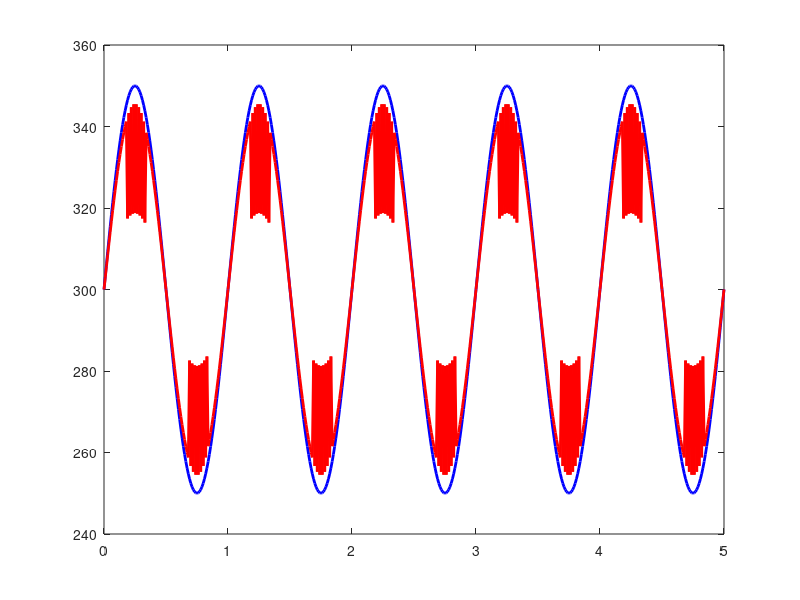

The MATLAB script that drew this image: (Note: this script raises an error after producing the figure.)
%% Temperature Clipping Circuit with Double Thermal Zener Diodes
%  "Poor Man's Square Wave Generator"

% Simulation parameters
T0 = 300; % Base temperature (K)
T_breakdown = 40; % Reverse temperature difference for breakdown (K)
R_source = 1; % Source thermal resistance (K/W)
R_forward = 0.2; % Thermal resistance in forward bias (K/W)
R_reverse = 10; % Thermal resistance in reverse bias before breakdown (K/W)
R_breakdown = 0.4; % Thermal resistance in reverse bias after breakdown (K/W)
dt = 0.01; % Time step (s)
total_time = 5; % Total simulation time (s)

% Parameters for input sinusoidal temperature wave
TR_amplitude = 50; % Amplitude of sinusoidal temperature wave (K)
TR_frequency = 1; % Frequency of sinusoidal temperature wave (Hz)

% Time and input temperature wave
time = 0:dt:total_time;
TR = T0 + TR_amplitude * sin(2 * pi * TR_frequency * time); % Input sinusoidal temperature wave

% Initialize output temperature and previous temperature differences
T_out = zeros(size(time)); % Output temperature
delta_T_diode1_prev = 0; % Initial temperature difference across diode 1 (at time step 0)
delta_T_diode2_prev = 0; % Initial temperature difference across diode 2 (at time step 0)

% Simulation loop
for i = 1:length(time)
    % Step 1: Calculate the current temperature difference across the diodes
    delta_T_source = TR(i) - T0;

    % Step 2: Determine the state of diode 1(positive Zener diode) based on previous temperature difference
    if delta_T_diode1_prev <= -T_breakdown
        % Negative Zener Diode: Reverse breakdown
        R_diode1 = R_breakdown;
    elseif delta_T_source >= 0
        % Negative Zener Diode: Forward heat flow
        R_diode1 = R_forward;
    else
        % Negative Zener Diode: Reverse blocking
        R_diode1 = R_reverse;
    end
    
    % Step 3: Determine the state of diode 2(negative Zener Diode) based on previous temperature difference
    if delta_T_diode2_prev >= T_breakdown
        % Positive Zener Diode: Reverse breakdown
        R_diode2 = R_breakdown;
    elseif delta_T_source <= 0
        % Positive Zener Diode: Forward heat flow
        R_diode2 = R_forward;
    else
        % Positive Zener Diode: Reverse blocking
        R_diode2 = R_reverse;
    end

    % Step 4: Calculate the temperature across both diodes using voltage division
    delta_T_diode1 = delta_T_source * R_diode1 / (R_source + R_diode1 + R_diode2);
    delta_T_diode2 = delta_T_source * R_diode2 / (R_source + R_diode1 + R_diode2);
    
    % Step 5: Output temperature is the sum of both diodes' temperature drops
    T_out(i) = T0 + delta_T_diode1 + delta_T_diode2;

    % Step 6: Store the current temperature difference for the next time step
    delta_T_diode1_prev = delta_T_diode1; % Update previous step temperature difference for diode 1
    delta_T_diode2_prev = delta_T_diode2; % Update previous step temperature difference for diode 2
end

% Plot results
figure;
plot(time, TR, 'b-', 'LineWidth', 2); % Input temperature wave
hold on;
plot(time, T_out, 'r-', 'LineWidth', 2); % Output temperature (Square wave)
yline(T0 + T_breakdown, 'k--', 'LineWidth', 1.5); % Upper boundary of Zener diode 1
yline(T0 - T_breakdown, 'k--', 'LineWidth', 1.5); % Lower boundary of Zener diode 2
hold off;
grid on;
xlabel('Time (s)');
ylabel('Temperature (K)');
legend('Input Temperature Wave', 'Output Temperature (Square Wave)', 'Upper Boundary', 'Lower Boundary');
title('Temperature Clipping Circuit with Double Thermal Zener Diodes');
